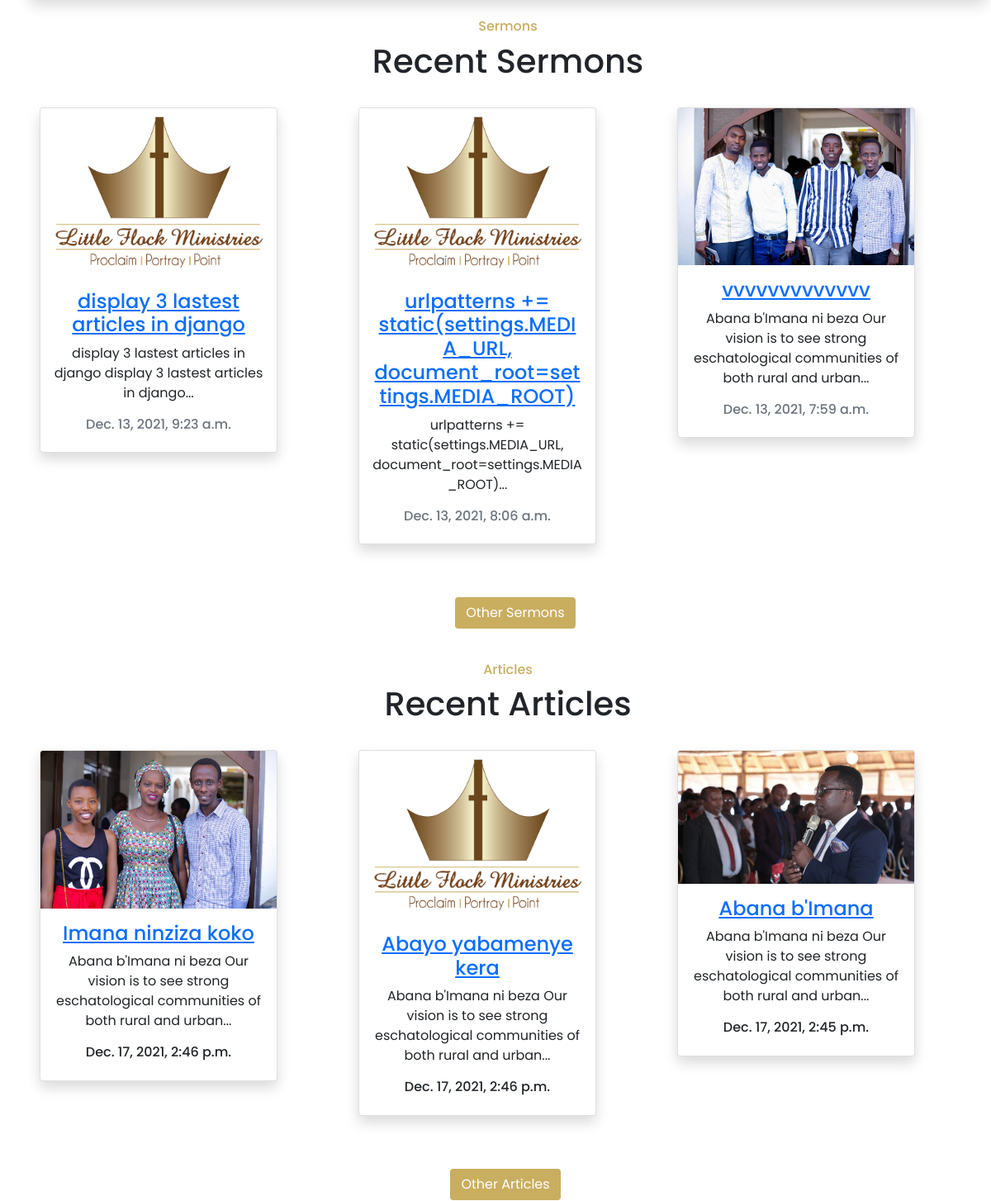
The app's page / (middle part), older data.
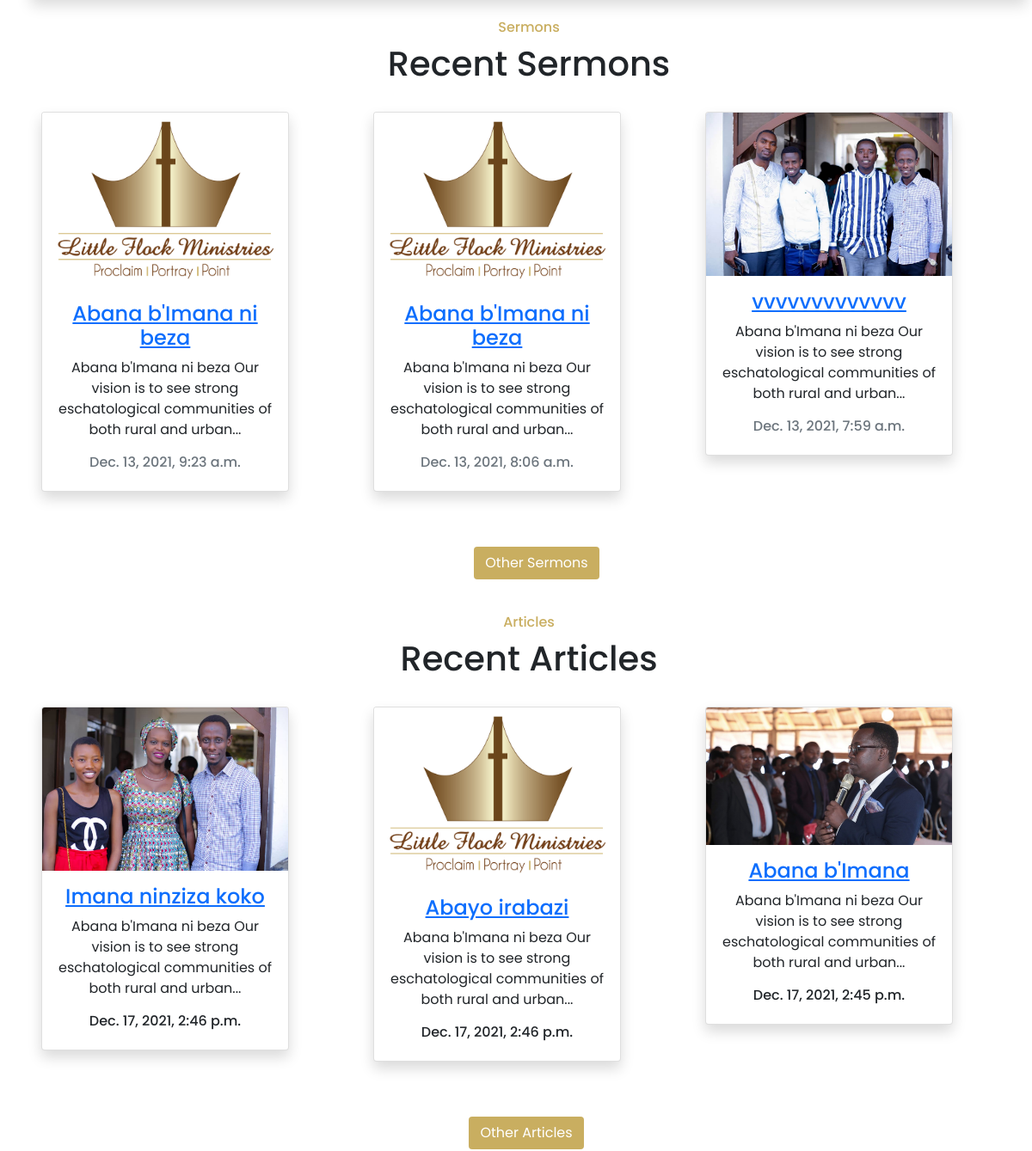
The same page, newer data.
### flock/models.py (models this page shows, shortened)
class Sermon(models.Model):
    title = models.CharField(max_length=101)
    slug = models.SlugField(max_length=150, unique=True)
    date = models.DateTimeField(auto_now_add=True)
    body = models.TextField()
    photo = models.ImageField(upload_to='%Y/%m/%d/', default='default.png', blank=True)
    def snippet(self):
        return self.body[:100] +'...'

class Article(models.Model):
    title = models.CharField(max_length=101)
    slug = models.SlugField(max_length=150, unique=True)
    date = models.DateTimeField(auto_now_add=True)
    body = models.TextField()
    photo = models.ImageField(upload_to='%Y/%m/%d/', default='default.png', blank=True)
    def snippet(self):
        return self.body[:100] +'...'

### flock/views.py (the view)
# urls.py: re_path(r'^$', views.home, name='home'),
def home(request):
    sermons = Sermon.objects.all().order_by('-date')[:3] #sermons variable receives data from db    ### ...(-date)[:3] _last 3 sermon
    articles = Article.objects.all().order_by('-date')[:3]
    videos = Video.objects.all().order_by('-date')[:2]
    return render(request,'flock/home.html', {'sermons':sermons, 'articles':articles, 'videos':videos}) #this flock is namespace help to differenciate with other home.html of other app's templates : is the fold inside of templates of the app #'sermons' receives sermons variable and it will be used in templates

### flock/models.py (called while the page is built)
    def snippet(self):
        return self.youtube_link[-11:] #to get youtube id of link

### flock/templates/flock/home.html (shortened to what this page needs)
{% extends 'flock/base_layout.html' %}
{% load static %}
{% block content %}
<br>
<br>
<div class="container">
    <div class="container">
    <div class="container">
            <br>
        <div class="row justify-content-center">
            <h6 style="color:#c9ae60;" class="text-center">Sermons</h6>
            <h1 class="text-center">Recent Sermons</h1>
            {% for sermon in sermons %}
                <div class="col-md-4">
                    <br>
                    <div class="card shadow" style="width: 18rem; ">
                        <div class="inner">
                            <img class="card-img-top" style="max-width: 100%; height: auto;" src="{{ sermon.photo.url }}">
                            <br>
                        </div>
                        <div class="card-body text-center">
                            <h4 class="card-title"><a href="{% url 'flock:sermon_detail' slug=sermon.slug %}">{{sermon.title}}</a></h4>
                            <p class="card-text">{{ sermon.snippet}}</p>
                            <h6 class="text-muted">{{ sermon.date}}</h6>
                        </div>
                    </div>
                    <br>
                </div>
            {% endfor%}
        </div>
    <br>
    <div class="inner">
        <div class="card-body text-center">
            <a href="{% url 'flock:sermons' %}" style="background-color:#c9ae60; color:white;" class="btn">Other Sermons</a>
        </div>
    </div>
                            <br>
        <div class="row justify-content-center">
            <h6 style="color:#c9ae60;" class="text-center">Articles</h6>
            <h1 class="text-center">Recent Articles</h1>
            {% for article in articles %}
                <div class="col-md-4">
                    <br>
                    <div class="card shadow" style="width: 18rem; ">
                        <div class="inner">
                            <img class="card-img-top" style="max-width: 100%; height: auto;" src="{{ article.photo.url }}">
                            <br>
                        </div>
                        <div class="card-body text-center">
                            <h4 class="card-title"><a href="{% url 'flock:article_detail' slug=article.slug %}">{{article.title}}</a></h4>
                            <p class="card-text">{{ article.snippet}}</p>
                            <h6 class="text-mutedy">{{ article.date}}</h6>
                        </div>
                    </div>
                    <br>
                </div>
            {% endfor%}
        </div>
    </div>
    <br>
        <div class="inner">
            <div class="card-body text-center">
                <a href="{% url 'flock:articles' %}" style="background-color:#c9ae60; color:white;" class="btn">Other Articles</a>
            </div>
        </div>
    <br>
    <br>
    <br>
</div>
{% endblock %}

Row changes from the older to the newer data that the page shows:
changed Sermon "Dec. 13, 2021, 9:23 a.m.": title "display 3 lastest articles in django" → "Abana b'Imana ni beza"; snippet "display 3 lastest articles in django display 3 lastest articles in django..." → "Abana b'Imana ni beza Our vision is to see strong eschatological communities of both rural and urban..."
changed Sermon "Dec. 13, 2021, 8:06 a.m.": title "urlpatterns += static(settings.MEDIA_URL, document_root=settings.MEDIA_ROOT)" → "Abana b'Imana ni beza"; snippet "urlpatterns += static(settings.MEDIA_URL, document_root=settings.MEDIA_ROOT)..." → "Abana b'Imana ni beza Our vision is to see strong eschatological communities of both rural and urban..."
changed Article: title "Abayo yabamenye kera" → "Abayo irabazi"
